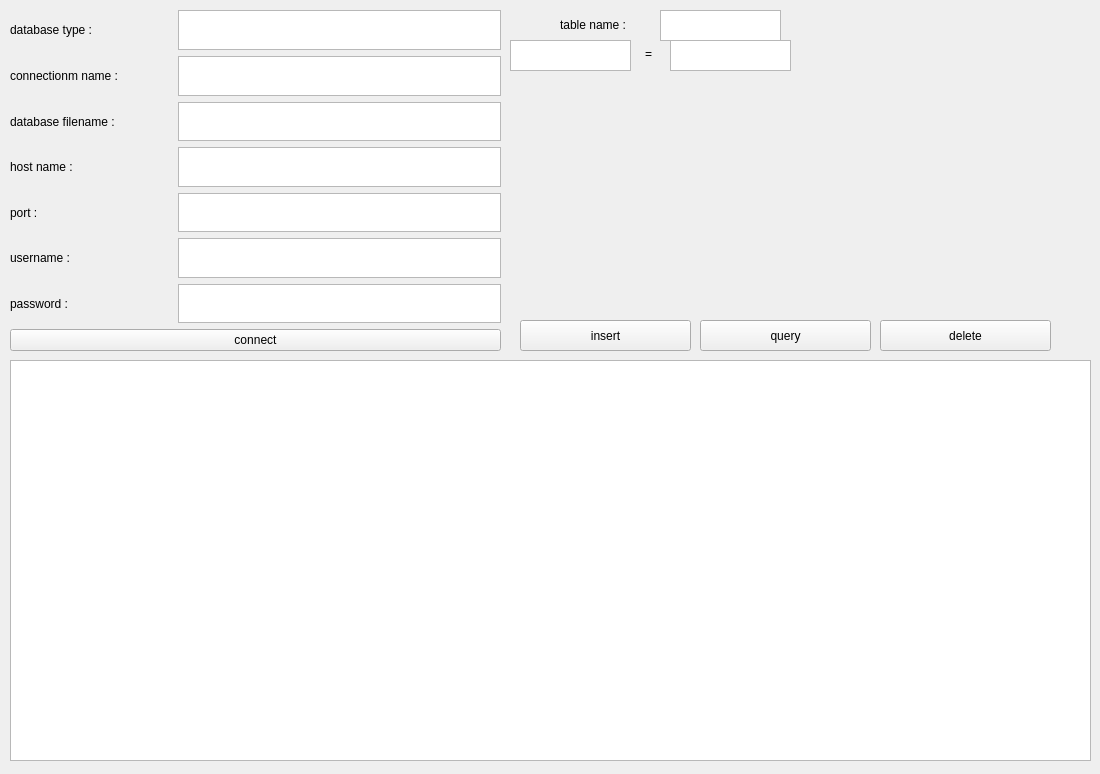
<?xml version="1.0" encoding="UTF-8"?>
<ui version="4.0">
 <class>DataManagerWidget</class>
 <widget class="QWidget" name="DataManagerWidget">
  <property name="geometry">
   <rect>
    <x>0</x>
    <y>0</y>
    <width>1100</width>
    <height>774</height>
   </rect>
  </property>
  <property name="windowTitle">
   <string>Form</string>
  </property>
  <widget class="QPlainTextEdit" name="plainTextEdit_msg">
   <property name="geometry">
    <rect>
     <x>10</x>
     <y>360</y>
     <width>1081</width>
     <height>401</height>
    </rect>
   </property>
  </widget>
  <widget class="QTextEdit" name="textEdit_QueryValue">
   <property name="geometry">
    <rect>
     <x>670</x>
     <y>40</y>
     <width>121</width>
     <height>31</height>
    </rect>
   </property>
  </widget>
  <widget class="QPushButton" name="Btn_Query">
   <property name="geometry">
    <rect>
     <x>700</x>
     <y>320</y>
     <width>171</width>
     <height>31</height>
    </rect>
   </property>
   <property name="text">
    <string>query</string>
   </property>
  </widget>
  <widget class="QLabel" name="label_table_name">
   <property name="geometry">
    <rect>
     <x>560</x>
     <y>15</y>
     <width>111</width>
     <height>20</height>
    </rect>
   </property>
   <property name="text">
    <string>table name :</string>
   </property>
  </widget>
  <widget class="QTextEdit" name="textEdit_table_name">
   <property name="geometry">
    <rect>
     <x>660</x>
     <y>10</y>
     <width>121</width>
     <height>31</height>
    </rect>
   </property>
  </widget>
  <widget class="QTextEdit" name="textEdit_QueryKey">
   <property name="geometry">
    <rect>
     <x>510</x>
     <y>40</y>
     <width>121</width>
     <height>31</height>
    </rect>
   </property>
  </widget>
  <widget class="QLabel" name="label">
   <property name="geometry">
    <rect>
     <x>645</x>
     <y>45</y>
     <width>16</width>
     <height>17</height>
    </rect>
   </property>
   <property name="text">
    <string>=</string>
   </property>
  </widget>
  <widget class="QWidget" name="verticalLayoutWidget_2">
   <property name="geometry">
    <rect>
     <x>10</x>
     <y>10</y>
     <width>491</width>
     <height>341</height>
    </rect>
   </property>
   <layout class="QVBoxLayout" name="VLayout_Connect" stretch="0,0">
    <item>
     <layout class="QVBoxLayout" name="VLayout_Info" stretch="1,1,1,1,1,1,1">
      <item>
       <layout class="QHBoxLayout" name="HLayout_1" stretch="1,2">
        <item>
         <widget class="QLabel" name="label_database_type">
          <property name="text">
           <string>database type :</string>
          </property>
         </widget>
        </item>
        <item>
         <widget class="QTextEdit" name="textEdit_database_type"/>
        </item>
       </layout>
      </item>
      <item>
       <layout class="QHBoxLayout" name="HLayout_2" stretch="1,2">
        <item>
         <widget class="QLabel" name="label_connectionm_name">
          <property name="text">
           <string>connectionm name :</string>
          </property>
         </widget>
        </item>
        <item>
         <widget class="QTextEdit" name="textEdit_connectionm_name"/>
        </item>
       </layout>
      </item>
      <item>
       <layout class="QHBoxLayout" name="HLayout_3" stretch="1,2">
        <item>
         <widget class="QLabel" name="label_database_filename">
          <property name="text">
           <string>database filename :</string>
          </property>
         </widget>
        </item>
        <item>
         <widget class="QTextEdit" name="textEdit_database_filename"/>
        </item>
       </layout>
      </item>
      <item>
       <layout class="QHBoxLayout" name="HLayout_4" stretch="1,2">
        <item>
         <widget class="QLabel" name="label_host_name">
          <property name="text">
           <string>host name :</string>
          </property>
         </widget>
        </item>
        <item>
         <widget class="QTextEdit" name="textEdit_host_name"/>
        </item>
       </layout>
      </item>
      <item>
       <layout class="QHBoxLayout" name="HLayout_5" stretch="1,2">
        <item>
         <widget class="QLabel" name="label_port">
          <property name="text">
           <string>port :</string>
          </property>
         </widget>
        </item>
        <item>
         <widget class="QTextEdit" name="textEdit_port"/>
        </item>
       </layout>
      </item>
      <item>
       <layout class="QHBoxLayout" name="HLayout_6" stretch="1,2">
        <item>
         <widget class="QLabel" name="label_username">
          <property name="text">
           <string>username :</string>
          </property>
         </widget>
        </item>
        <item>
         <widget class="QTextEdit" name="textEdit_username"/>
        </item>
       </layout>
      </item>
      <item>
       <layout class="QHBoxLayout" name="HLayout_7" stretch="1,2">
        <item>
         <widget class="QLabel" name="label_password">
          <property name="text">
           <string>password :</string>
          </property>
         </widget>
        </item>
        <item>
         <widget class="QTextEdit" name="textEdit_password"/>
        </item>
       </layout>
      </item>
     </layout>
    </item>
    <item>
     <widget class="QPushButton" name="Btn_Connect">
      <property name="text">
       <string>connect</string>
      </property>
     </widget>
    </item>
   </layout>
  </widget>
  <widget class="QPushButton" name="Btn_Insert">
   <property name="geometry">
    <rect>
     <x>520</x>
     <y>320</y>
     <width>171</width>
     <height>31</height>
    </rect>
   </property>
   <property name="text">
    <string>insert</string>
   </property>
  </widget>
  <widget class="QPushButton" name="Btn_Delete">
   <property name="geometry">
    <rect>
     <x>880</x>
     <y>320</y>
     <width>171</width>
     <height>31</height>
    </rect>
   </property>
   <property name="text">
    <string>delete</string>
   </property>
  </widget>
 </widget>
 <resources/>
 <connections/>
</ui>
